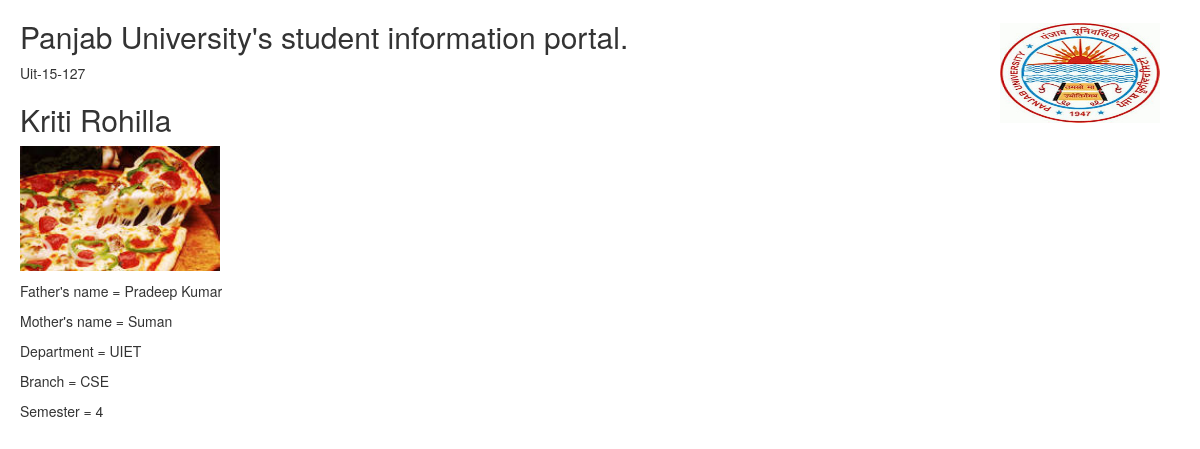
Screenshot of /wifi/student/1/ with the database file from the repository.
### studentinfo/models.py (models this page shows)
class Student(models.Model):
    name = models.CharField(max_length=500)
    father_name = models.CharField(max_length=500)
    mother_name = models.CharField(max_length=500)
    registration_no = models.CharField(max_length=200)
    dept = models.CharField(max_length=500)
    semester = models.IntegerField(default=1)
    branch = models.CharField(max_length=500)
    thumbnail = models.FileField(upload_to=get_upload_file_name)

### studentinfo/views.py (the view)
# urls.py: url(r'^student/(?P<pk>\d+)/$', views.student_detail, name='student_detail'),
def student_detail(request, pk):
    student = get_object_or_404(Student, pk=pk)
    return render(request, 'student_detail.htm', {'student': student})

### studentinfo/templates/student_detail.htm
{% extends 'base.htm' %}
{% block content %}
  {% if student.registration_no %}
    {{ student.registration_no }}
  {% endif %}
  <h2>{{ student.name }}</h2>
  <div style="float: center;">
    {% if student.thumbnail %}
    <p><img src="/home/kriti/djangogirls2/wifiform/studentinfo/media/{{ student.thumbnail }}" width="200"/></p>
    {% endif %}
  </div>
  <p>Father's name = {{ student.father_name }}</p>
  <p>Mother's name = {{ student.mother_name }}</p>
  <p>Department = {{ student.dept }}</p>
  <p>Branch = {{ student.branch }}</p>
  <p>Semester = {{ student.semester }}</p>
{% endblock %}

### studentinfo/templates/base.htm (shortened to what this page needs)
{% load staticfiles %}
<!DOCTYPE html>
<html>
  <head lang="en">
    <link rel="stylesheet" href="https://maxcdn.bootstrapcdn.com/bootstrap/3.3.7/css/bootstrap.min.css">
    <link rel="stylesheet" href="https://maxcdn.bootstrapcdn.com/bootstrap/3.3.7/css/bootstrap-theme.min.css">
    <link rel="stylesheet" href="{% static 'css/studentinfo.css' %}">
  </head>
  <body>
    <div>
      <h2>Panjab University's student information portal.</h2>
      <p><img src="{% static 'img/pu_logo.jpg' %}" style="float:right; width: 200px; height: 100px; padding-right: 40px; margin-top:-40px;" alt="pu logo"/>
      {% block content %}
      {% endblock %}
    </div>
  </body>
</html>

### studentinfo/static/css/studentinfo.css (style rules this page uses)
body { padding-left: 20px; }

### rows the page displays
Student: registration_no "Uit-15-127", name "Kriti Rohilla", thumbnail (picture), father_name "Pradeep Kumar", mother_name "Suman", dept "UIET", branch "CSE", semester "4"
